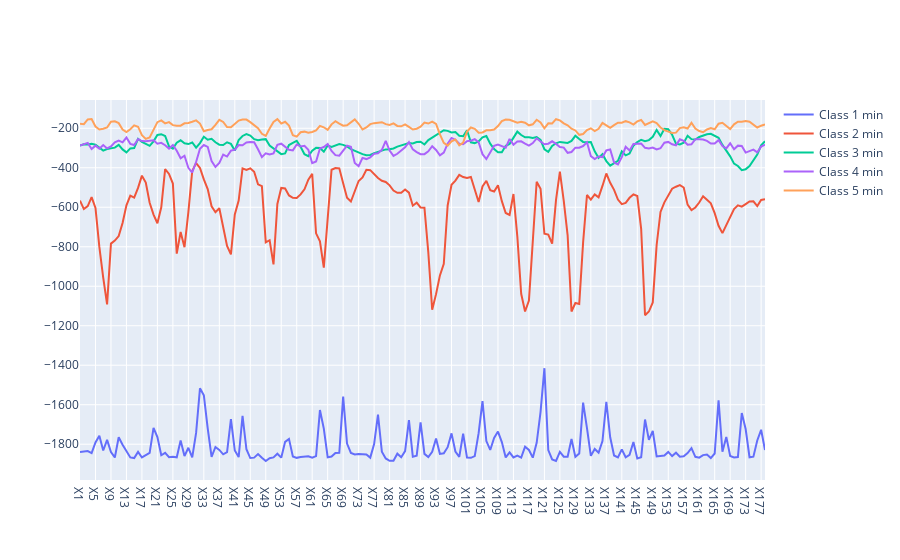

The cell this chart's notebook holds for it:
### Code cell
# Create traces
#Plot line graph using minimum value for every timestamp, for the different classes
import plotly.graph_objects as go
fig = go.Figure()
fig.add_trace(go.Scatter(x=min_DF.index, y=min_DF['Class 1 min'],mode='lines',name='Class 1 min'))
fig.add_trace(go.Scatter(x=min_DF.index, y=min_DF['Class 2 min'],mode='lines',name='Class 2 min'))
fig.add_trace(go.Scatter(x=min_DF.index, y=min_DF['Class 3 min'],mode='lines',name='Class 3 min'))
fig.add_trace(go.Scatter(x=min_DF.index, y=min_DF['Class 4 min'],mode='lines',name='Class 4 min'))
fig.add_trace(go.Scatter(x=min_DF.index, y=min_DF['Class 5 min'],mode='lines',name='Class 5 min'))
fig.show()

### Figure 1 — Plotly figure (JSON) as saved in the notebook; plotly's stock layout.template omitted (floating-point values rounded to 4 significant figures; data arrays with more than 128 entries replaced by an {"elided": "..."} marker saying what was removed)
{"data": [{"mode": "lines", "name": "Class 1 min", "type": "scatter", "x": {"elided": "178 str values"}, "y": {"elided": "178 int values"}}, {"mode": "lines", "name": "Class 2 min", "type": "scatter", "x": {"elided": "178 str values"}, "y": {"elided": "178 int values"}}, {"mode": "lines", "name": "Class 3 min", "type": "scatter", "x": {"elided": "178 str values"}, "y": {"elided": "178 int values"}}, {"mode": "lines", "name": "Class 4 min", "type": "scatter", "x": {"elided": "178 str values"}, "y": {"elided": "178 int values"}}, {"mode": "lines", "name": "Class 5 min", "type": "scatter", "x": {"elided": "178 str values"}, "y": {"elided": "178 int values"}}], "layout": {}}
